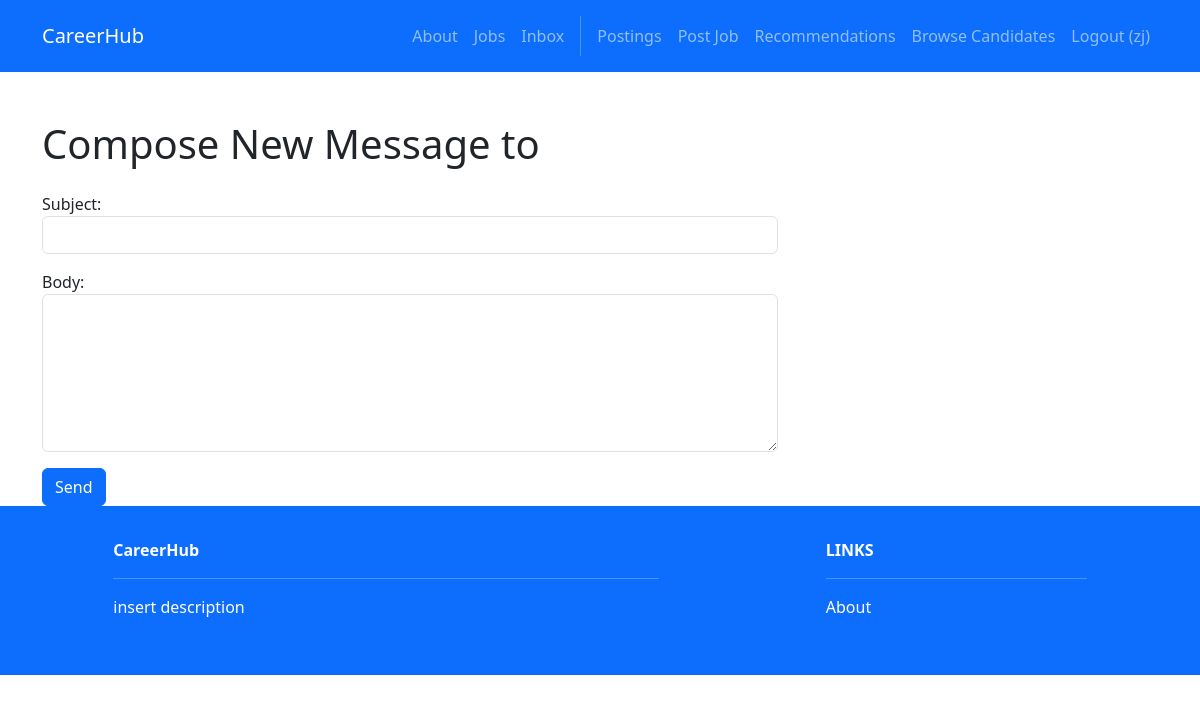
The app's page /inbox/compose/2 (signed in), older data.
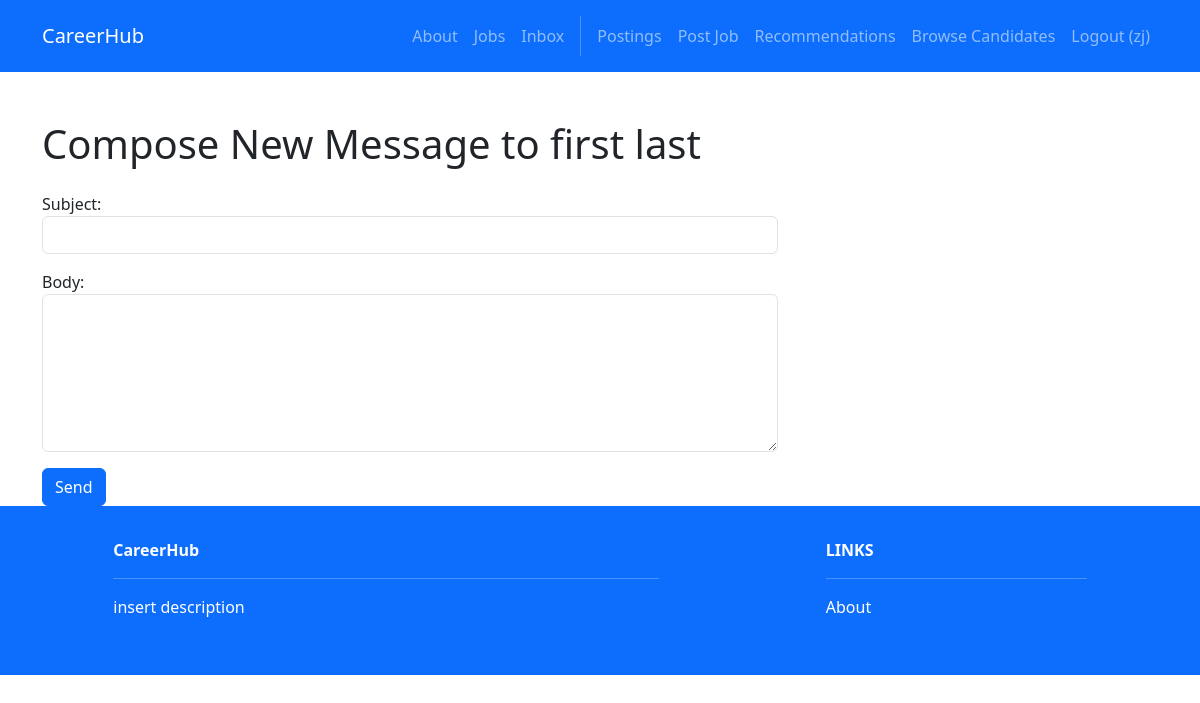
The same page, newer data.
### accounts/models.py (models this page shows)
class User(AbstractUser):
    firstname = models.CharField(max_length=150, blank=True)
    lastname = models.CharField(max_length=150, blank=True)
    username = models.CharField(max_length=150, unique=True)
    password = models.CharField(max_length=128)
    ROLE_CHOICES = [
        ('seeker', 'Job Seeker'),
        ('recruiter', 'Recruiter'),
    ]
    role = models.CharField(max_length=10, choices=ROLE_CHOICES, default='seeker')

### inbox/views.py (the view, shortened to what this page needs)
# urls.py: path('compose/<int:id>', views.compose, name='inbox.compose')
@login_required
def compose(request, id):
    receiver = get_object_or_404(User, pk=id)
    return render(request, 'inbox/compose.html', {'receiver': receiver})

### inbox/templates/inbox/compose.html (shortened to what this page needs)
{% extends 'base.html' %}
{% block content %}
<div class="container mt-5">
  <h1>Compose New Message to {{ receiver.first_name }} {{ receiver.last_name }}</h1>
  <div class="row mt-4">
    <div class="col-md-8">
      <form method="post">
        <p>
          <label for="subject">Subject:</label>
          <input type="text" name="subject" required class="form-control" id="subject" value="">
        </p>
        <p>
          <label for="body">Body:</label>
          <textarea name="body" required class="form-control" id="body" rows="6"></textarea>
        </p>
        <button type="submit" class="btn btn-primary">Send</button>
      </form>
    </div>
  </div>
</div>
{% endblock %}

Row changes from the older to the newer data that the page shows:
now on this page (row edited): User: first_name "first", last_name "last"
